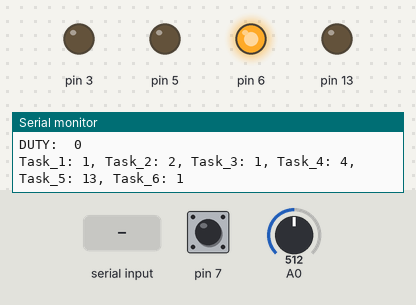
A sketch run on a simulated Arduino Uno, built with avr-gcc and run on an emulated ATmega328P. Shown: output pins drawn as LEDs (lit = HIGH), the last lines printed to the serial monitor. Dashed ring = blinking. The inputs (shaded band) are chosen by the test bench; at power-on: pin 7 HIGH, A0 = 512.

Above: at 1.2 s.
1.3 s: pin 7 pulled LOW for 1 s
At 1.62 s:
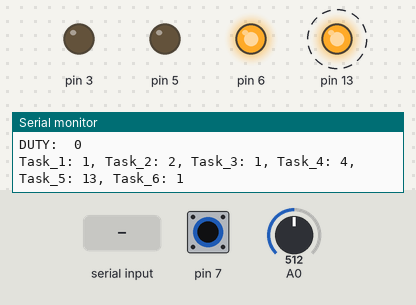
4.3 s: A0 set to 497
At 5.4 s:
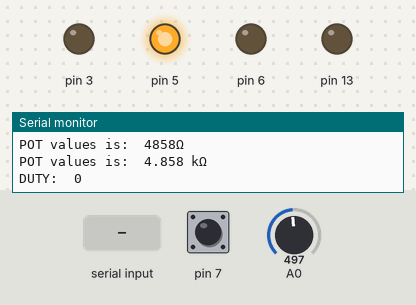
5.8 s: "90,45\n" received over Serial
At 7.0 s:
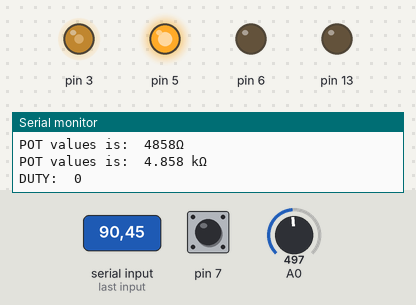
7.3 s: pin 7 pulled LOW for 0.15 s
At 8.0 s:
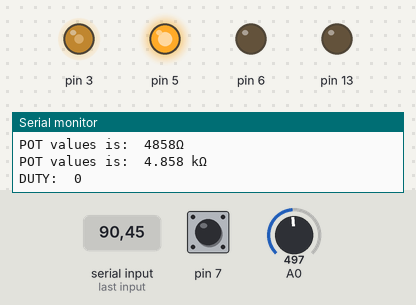
8.9 s: "682\n" received over Serial
At 10.1 s:
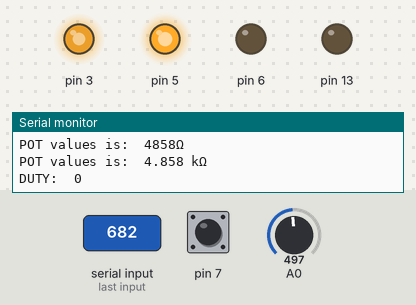
10.4 s: A0 set to 521
At 11.8 s:
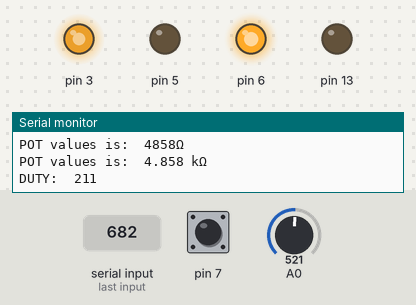
Timing chart, 0 to 12.9 s (numbered marks = the images above; inputs shaded):
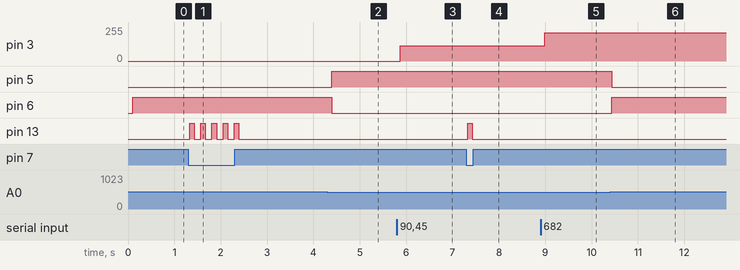

Measured:
- the behaviour switches between 512 and 511 on A0 (found by bisection; images 1 and 2)
- after the input at 1.3 s, pin 13: alternates HIGH for 0.10 s and LOW for 0.14 s, 10 changes in all, then stays LOW, starting at once
- after the input at 4.3 s, pin 5: LOW → HIGH after 0.09 s; pin 6: HIGH → LOW after 0.09 s
- after the input at 5.8 s, pin 3: 0/255 → 115/255 after 0.07 s
- after the input at 7.3 s, pin 13: LOW → HIGH at once, → LOW 0.10 s later
- after the input at 8.9 s, pin 3: 115/255 → 211/255 after 0.09 s
- after the input at 10.4 s, pin 5: HIGH → LOW at once; pin 6: LOW → HIGH at once

The sketch:

RTOS_NON-Preem_ADC.ino.ino
```cpp
/*
 Board: A0- Potentiometru
        7- Switch
        6- LED_3
        5- LED_2
        3- LED_1
        13- LED_13(on Arduino board)

Program care foloseste un scheduler pentru a executa 6 taskuri:

Task_1: citeste valoarea unui potentiometru si o afiseaza in portul serial

Task_2: Aprinde LED 3 sau LED2 in functie de val potentiometrului (Daca val este mai mare de jumatate LED_3 ON daca este mai mica de jumatate LED_2 ON)

Task_3: Foloseste un swich statement cu 3 cazuri si afiseaza pe portul un sir inversat cu ajutorul pointerilor in functie de caz

Task4: Seteaza dutyciclelul cu care va lumina un led Duty intr 0- 99%, Duty se citeste prin serial port

Task5: Citeste statusul unui Boten si daca este apasat led 13 clipoceste

Task6: Verifica daca fiecare task a fos executat cel putin o singura data
*/


#include <SoftwareSerial.h>
#include <stdio.h>
#include <stdlib.h>
//#define sbi(sfr, bit) (_SFR_BYTE(sfr) |= _BV(bit)) /// macro to set the bit(the second argument) of the address(the first argument) to 1

#define FREQ 100
#define LF 0x0A //enter
#define VAL_OHM(a) (a * POT/ 1023)
#define VAL_KOHM(b) (((b * POT/ 1023)/1000))


int val;
float POT =10000;//ohm
volatile uint8_t duty;
const float T = 1/FREQ;// perioada la care se executa intreruperea


char sir[3];
char buf [100];
char T1[6] ="TASK_1";
char T2[6] ="TASK_2";
char T3[6] ="TASK_3";
char T4[6] ="TASK_4";
char T5[6] ="TASK_5";
//static variables
static long int T1_count=0;
static long int T2_count=0;
static long int T3_count=0;
static long int T4_count=0;
static long int T5_count=0;
static long int T6_count=0;

const unsigned ntasks = 6;
enum task_state { WAIT, READY, RUN };

struct task
{
  unsigned id;
  unsigned vtime;  // cpu time
  enum task_state state {WAIT};
  void (*f)(void*);
  void *param ;
  unsigned T;  // period
  unsigned D;  // delay
  bool periodic {true};  // periodic or one-shot task?
};

struct task tasks[ntasks];

unsigned add_task(void (*f)(void*), void *param, unsigned t, unsigned d, bool periodic)
{
  for (unsigned i = 0u; i < ntasks; i++)
    if (tasks[i].f == nullptr) {
      tasks[i].f = f;
      tasks[i].param = param;
      tasks[i].T = t;
      tasks[i].D = d;
      tasks[i].periodic = periodic;
      tasks[i].vtime = 0;
      return i;
    }
  return ntasks;
}

void delete_task(unsigned i){
  if (i < ntasks) {
    tasks[i].f = nullptr;
    tasks[i].T = 0u;
    tasks[i].D = 0u;
    tasks[i].state = WAIT;
    tasks[i].id = 0;
    tasks[i].vtime = 0;
  }
}
//====bitfield===============================
struct {
    uint8_t Task1 :1 ;
    uint8_t Task2 :2 ;
    uint8_t Task3 :2 ;
    uint8_t Task4 :3 ;
    uint8_t Task5 :3 ;
    uint8_t Task6 :3 ;

} t_bit_field;

//========functions for Tasks====================================================
void Task_1(void *led){
T1_count++;

 //Serial.println(T1);
unsigned int val_ohm;
float val_Kohm;
val_ohm = (unsigned int)VAL_OHM(analogRead(A0));// call MACRO
val_Kohm = (float)VAL_KOHM(analogRead(A0));// Call MACRO

    sprintf (buf, "POT values is:  %dΩ \n", val_ohm);
    Serial.print (buf);
    printFloat(val_Kohm, 3);// functie pentru print float
    sprintf (buf, "DUTY:  %d \n", duty);
    Serial.print (buf);
    t_bit_field.Task1= 1; // folosit oarecum ca si un flag
}
void Task_2 (void *led)
{
T2_count++;
// Serial.println(T2);
  if(analogRead(A0) > 511)
  {
  digitalWrite(5, LOW);
  digitalWrite(6, HIGH);
  }
  else
  {
    digitalWrite(5, HIGH);
    digitalWrite(6, LOW);

  }
  t_bit_field.Task2= 2; // folosit oarecum ca si un flag
}

 char mesaj_1[15]= "\nEMIERT AMIRP";// PRIMA TREIME
 char mesaj_2[15]= "\nEMIERT AUOD A";// A DOUA TREIME
 char mesaj_3[15]= "\nEMIERT AMITLU";// ULTIMA TREIME

void Task_3 (void *led){
 T3_count++;
 uint16_t value;
 value= analogRead(A0);

  switch(value)
  {
    case 341:

      revers_mesaj(mesaj_1);
      Serial.print (mesaj_1);
      revers_mesaj(mesaj_1);
      break;
    case 682:

      revers_mesaj(mesaj_2);
      Serial.print (mesaj_2);
      revers_mesaj(mesaj_2);
      break;
    case 1023:

      revers_mesaj(mesaj_3);
      Serial.print (mesaj_3);
      revers_mesaj(mesaj_3);
      break;
    default:
      break;


  }


    t_bit_field.Task3= 3; // folosit oarecum ca si un flag

}

void LED(void *led)//Task_4
{
  T4_count++;
 //Serial.println(T4);
    if (Serial.available() > 0)
    {
    for (int i= 0; i<3;i++)
    {
       sir[i] = Serial.read();
       if (sir[i] == LF)
       {
          duty = (int)(255*(float)atoi(sir)/99);//atoi converts the string sir to an integer
          i=0;
       }
    }


   }

   PWM(3, duty);// PWM generate on pin 3

  t_bit_field.Task4= 4; // folosit oarecum ca si un flag
}

void button(void)//Task 5
{
  T5_count++;
  if( digitalRead(7) == LOW)
  delay(30);// some time for debounce
  if( digitalRead(7) == LOW){

    digitalWrite(13,HIGH);
    delay(100);
    digitalWrite(13,LOW);
    delay(100);
  }
  t_bit_field.Task5= 5; // folosit oarecum ca si un flag
}

void chack_flags(void)// task 6
{
  T6_count++;

  t_bit_field.Task6=6;
  sprintf (buf, "\nTask_%d: %ld, Task_%d: %ld, Task_%d: %ld, Task_%d: %ld, Task_%d: %ld, Task_%d: %ld\n",   t_bit_field.Task1, T1_count,
                                                                                                            t_bit_field.Task2, T2_count,
                                                                                                            t_bit_field.Task3, T3_count,
                                                                                                            t_bit_field.Task4, T4_count,
                                                                                                            t_bit_field.Task5, T5_count,
                                                                                                            t_bit_field.Task6, T6_count);
  Serial.print (buf);
}
//=============================================================================================

//=====INTRRUPT==============================================================================
ISR(TIMER1_COMPA_vect)// la fiecare T= 1/ FREQ
{

  for (unsigned i = 0u; i < ntasks; i++) {
    if (tasks[i].f != nullptr) {
      if (tasks[i].D == 0) {
        tasks[i].state = READY;
        if (tasks[i].periodic)
          tasks[i].D = tasks[i].T;
      } else {
        tasks[i].D--;
      }
    }
    }
}
//===========================================================================================
//=======REVERSE MESAJ=======================================================================
void revers_mesaj(char* msg){
    int l;
    char *inceput, *sfarsit, ch;
    l = strlen(msg);
//setam poiinterii la inceput si sifarsitul mesajului
    inceput = msg;
    sfarsit = msg;

    // mut pointerul de sfarsit la sfarsitul mesajului
    for (int i = 0; i < l - 1; i++)
        sfarsit++;
    for (int i = 0; i < l / 2; i++) {

        // inversez caracterele
        ch = *sfarsit;
        *sfarsit = *inceput;
        *inceput = ch;

        // update pozitie pointeri
        inceput++;
        sfarsit--;
    }
}
 //===========================================================================================

 //======PWM==================================================================================
void PWM(uint8_t pin, int duty)//PWM just for pins wich work with timer 2
{
   //sprintf (buf, "DUTY:  %d\n", duty);
   //Serial.print (buf);
  // TIMER2 is used to generat an PWM on PIN 3
  pinMode(pin, OUTPUT);
  if (duty == 0)
  {
    digitalWrite(pin, LOW);
  }
  else if (duty == 255)
  {
    digitalWrite(pin, HIGH);
  }
  else
  {
    // connect pwm to pin on timer 2, channel A
    TCCR2A|= 0b00100000;// COM2B1 is set to 1
    //  TCCR2A|= _BV(COM2B1);
    //sbi(TCCR2A, COM2B1);//Clear OC2B on compare match, set OC2B at BOTTOM,(non-inverting mode).
       OCR2B = duty; // set pwm duty
    }
}
//===========================================================================================

//===========printFloat==================================================================
void printFloat(float number, uint8_t digits){// functie pentru a printa numere float
 float zecimale;
 int int_part= (int) number;

  zecimale= number - int_part;
  zecimale= zecimale* pow(10, digits);
 // zecimale= round(zecimale);// ex: number= 5.20 fara raound va fi afisat 5.19

   sprintf (buf, "POT values is:  %d.%d kΩ \n", int_part, (int)zecimale);
   Serial.print (buf);
}
//=============================================================================================

//===========setups============================================================================

void setup_timer()
{
  cli();
  TCCR1A = 0;  // control registers for timer 1
  TCCR1B = 0;
  TCNT1 = 0;  // counter value (increased on every timer tick)

  OCR1A = (16* pow(10, 6) / (256 *FREQ)) -1 ; //16 * 10 ^ 6 / (prescaler * frecv_dortia)

  TCCR1B = TCCR1B | (1 << WGM12);// Compare Match (CTC) Mode


  TCCR1B |= (1 << CS12); // set the prescaler to 256:
  TIMSK1 |= (1 << OCIE1A);  // output compare mode interrupt
  sei();
}

void setup_board()
{
  pinMode(6, OUTPUT);
  pinMode(5, OUTPUT);
  pinMode(3, OUTPUT);
  pinMode(13, OUTPUT);
  pinMode(7,INPUT);
  digitalWrite(13,LOW);
}

void setup_serial()
{
  Serial.begin(9600);
}
void init_scheduler()
{
  //delay 1000 =10s   1/FREQ * period => perioada in secunde la care se executa un task

 //unsigned add_task(void (*f)(void*), void *param, unsigned t, unsigned d, bool periodic)
 add_task(button, nullptr,1,0,true);//task5-> P1
 add_task(LED,nullptr,5,5,true);//task4 -> P2

 add_task(Task_2,nullptr, 10, 10, true);//task 2-> P3
 add_task(Task_3,nullptr, 6000,15, true);//task 3 -> P4
 add_task(Task_1, nullptr,500,20,true);//task1-> P5
 add_task(chack_flags, nullptr,2000,25,true);//task6-> P6
}
//======================================================================

//==========MAIN_setup==================================================
void setup()
{


  init_scheduler();
  setup_timer();  // mandatory


  setup_board();
  setup_serial();
  sprintf (buf, "\nTask: %d, Task: %d, Task: %d, Task: %d, Task: %d, Task: %d\n", t_bit_field.Task1,
                                                                                  t_bit_field.Task2,
                                                                                  t_bit_field.Task3,
                                                                                  t_bit_field.Task4,
                                                                                  t_bit_field.Task5,
                                                                                  t_bit_field.Task6);
   Serial.print (buf);

}
//=====================================================================

//============loop=====================================================
void loop()
{
  for (unsigned i = 0u; i < ntasks; i++) {
    if(tasks[i].f != nullptr && tasks[i].state == READY) {
      tasks[i].state = RUN;
      tasks[i].f(tasks[i].param);
      tasks[i].state = WAIT;
      if (!tasks[i].periodic)
        delete_task(i);
    }
  }
}

//=====================================================================
```
